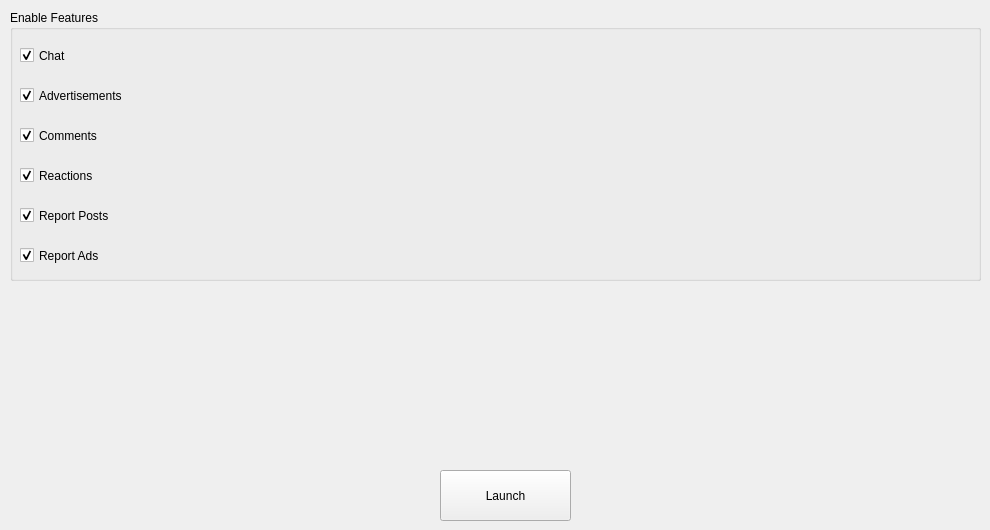
    <widget class="QWidget" name="tab_features">
     <attribute name="title">
      <string>Features</string>
     </attribute>
     <widget class="QGroupBox" name="features_groupBox_enableFeatures">
      <property name="geometry">
       <rect>
        <x>10</x>
        <y>10</y>
        <width>971</width>
        <height>271</height>
       </rect>
      </property>
      <property name="title">
       <string>Enable Features</string>
      </property>
      <widget class="QCheckBox" name="features_checkBox_enableChat">
       <property name="geometry">
        <rect>
         <x>10</x>
         <y>30</y>
         <width>61</width>
         <height>31</height>
        </rect>
       </property>
       <property name="text">
        <string>Chat</string>
       </property>
       <property name="checked">
        <bool>true</bool>
       </property>
      </widget>
      <widget class="QCheckBox" name="features_checkBox_enableAdvertisements">
       <property name="geometry">
        <rect>
         <x>10</x>
         <y>70</y>
         <width>131</width>
         <height>31</height>
        </rect>
       </property>
       <property name="text">
        <string>Advertisements</string>
       </property>
       <property name="checked">
        <bool>true</bool>
       </property>
      </widget>
      <widget class="QCheckBox" name="features_checkBox_enableComments">
       <property name="geometry">
        <rect>
         <x>10</x>
         <y>110</y>
         <width>101</width>
         <height>31</height>
        </rect>
       </property>
       <property name="text">
        <string>Comments</string>
       </property>
       <property name="checked">
        <bool>true</bool>
       </property>
      </widget>
      <widget class="QCheckBox" name="features_checkBox_enableReactions">
       <property name="geometry">
        <rect>
         <x>10</x>
         <y>150</y>
         <width>92</width>
         <height>31</height>
        </rect>
       </property>
       <property name="text">
        <string>Reactions</string>
       </property>
       <property name="checked">
        <bool>true</bool>
       </property>
      </widget>
      <widget class="QCheckBox" name="features_checkBox_enableReportPosts">
       <property name="geometry">
        <rect>
         <x>10</x>
         <y>190</y>
         <width>121</width>
         <height>31</height>
        </rect>
       </property>
       <property name="text">
        <string>Report Posts</string>
       </property>
       <property name="checked">
        <bool>true</bool>
       </property>
      </widget>
      <widget class="QCheckBox" name="features_checkBox_enableReportAds">
       <property name="geometry">
        <rect>
         <x>10</x>
         <y>230</y>
         <width>121</width>
         <height>31</height>
        </rect>
       </property>
       <property name="text">
        <string>Report Ads</string>
       </property>
       <property name="checked">
        <bool>true</bool>
       </property>
      </widget>
     </widget>
     <widget class="QPushButton" name="features_button_launch">
      <property name="geometry">
       <rect>
        <x>440</x>
        <y>470</y>
        <width>131</width>
        <height>51</height>
       </rect>
      </property>
      <property name="text">
       <string>Launch</string>
      </property>
     </widget>
    </widget>
